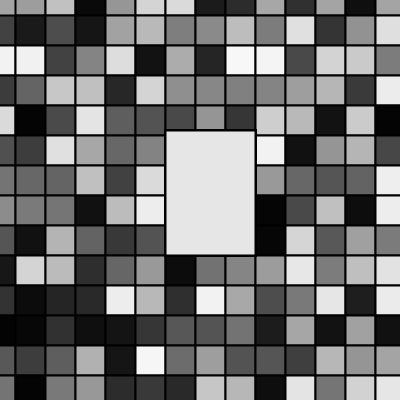
Frame 1 (no input)
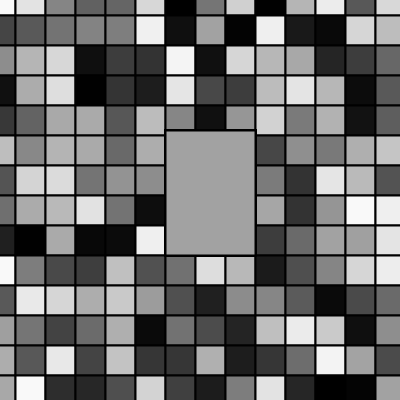
Frame 60 (the mouse pressed at the canvas centre just before this capture)
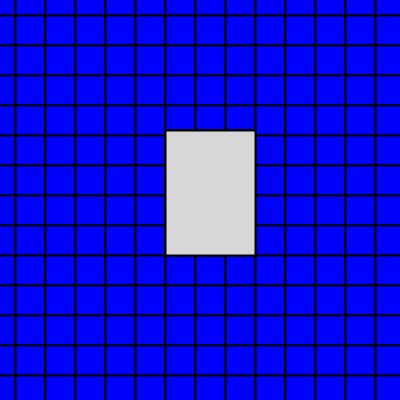
Frame 120 (the mouse held since frame 60 and released just before this capture)

The Processing sketch that drew these frames (run headless with seeded random() and noise(); from frame 60 on, the mouse is pressed at the canvas centre):

// Processing sketch: processing_162176
// ── processing_162176.pde


void setup() {

size(400, 400);

}

void draw() {


for (int x = 0; x < width ; x+=30) {

for (int y = 0; y < height; y+=30) {

fill(random(255));
rectMode(CENTER); 
rect(210, 193, 90, 125);
   
  if(mouseX > 150 && mouseX < 250 && mouseY > 150 && mouseY <250) {
     
  fill(0, 0, 255);
  } 
   
  rect(x, y, 30, 30);
  strokeWeight(2);  // Thicker


}
}
}
